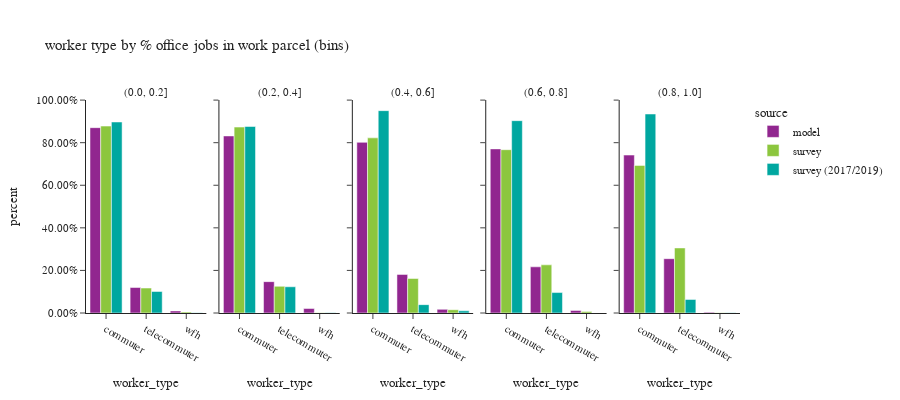

Source (notebook cell):
### Code cell
df_worker_count = workers.groupby(['source','% office jobs (bins)','worker_type'])['pdexpfac']. \
    sum().reset_index()
df_worker_count['percent'] = df_worker_count.groupby(['source','% office jobs (bins)'], group_keys=False)['pdexpfac']. \
    apply(lambda x: x / float(x.sum()))
df_worker_count = df_worker_count.loc[df_worker_count['% office jobs (bins)']!="no jobs"]

df_worker_count_ct = workers.groupby(['source','% office jobs (bins)','worker_type'])['pdexpfac'].count().reset_index(). \
    rename(columns={'pdexpfac':'sample count'})
df_worker_count = df_worker_count.merge(df_worker_count_ct, on=['source','% office jobs (bins)','worker_type']). \
    rename(columns={'pdexpfac':'total count'})

fig = px.bar(df_worker_count.sort_values(by=['source','% office jobs (bins)']), x='worker_type', y="percent",
             facet_col="% office jobs (bins)",color="source",hover_data=['sample count','total count'],
             barmode="group",
             title="worker type by % office jobs in work parcel (bins)")
fig.for_each_annotation(lambda a: a.update(text = a.text.split("=")[-1]))
fig.update_layout(height=400, width=900, font=dict(size=11))
fig.for_each_yaxis(lambda a: a.update(tickformat = ".2%"))
fig.update_xaxes(categoryorder='array', categoryarray= ['commuter','telecommuter','wfh'])
fig.show()

### Figure 1 — Plotly figure (JSON) as saved in the notebook; plotly's stock layout.template omitted (floating-point values rounded to 4 significant figures)
{"data": [{"alignmentgroup": "True", "customdata": [[833000.0, 833000.0], [114500.0, 114500.0], [9371.0, 9371.0]], "hovertemplate": "source=model<br>% office jobs (bins)=(0.0, 0.2]<br>worker_type=%{x}<br>percent=%{y}<br>sample count=%{customdata[0]}<br>total count=%{customdata[1]}<extra></extra>", "legendgroup": "model", "marker": {"color": "#91268F", "pattern": {"shape": ""}}, "name": "model", "offsetgroup": "model", "orientation": "v", "showlegend": true, "textposition": "auto", "type": "bar", "x": ["commuter", "telecommuter", "wfh"], "xaxis": "x", "y": [0.8705, 0.1197, 0.009792], "yaxis": "y"}, {"alignmentgroup": "True", "customdata": [[207300.0, 207300.0], [36730.0, 36730.0], [5230.0, 5230.0]], "hovertemplate": "source=model<br>% office jobs (bins)=(0.2, 0.4]<br>worker_type=%{x}<br>percent=%{y}<br>sample count=%{customdata[0]}<br>total count=%{customdata[1]}<extra></extra>", "legendgroup": "model", "marker": {"color": "#91268F", "pattern": {"shape": ""}}, "name": "model", "offsetgroup": "model", "orientation": "v", "showlegend": false, "textposition": "auto", "type": "bar", "x": ["commuter", "telecommuter", "wfh"], "xaxis": "x2", "y": [0.8317, 0.1474, 0.02098], "yaxis": "y2"}, {"alignmentgroup": "True", "customdata": [[133600.0, 133600.0], [30220.0, 30220.0], [2860.0, 2860.0]], "hovertemplate": "source=model<br>% office jobs (bins)=(0.4, 0.6]<br>worker_type=%{x}<br>percent=%{y}<br>sample count=%{customdata[0]}<br>total count=%{customdata[1]}<extra></extra>", "legendgroup": "model", "marker": {"color": "#91268F", "pattern": {"shape": ""}}, "name": "model", "offsetgroup": "model", "orientation": "v", "showlegend": false, "textposition": "auto", "type": "bar", "x": ["commuter", "telecommuter", "wfh"], "xaxis": "x3", "y": [0.8016, 0.1813, 0.01715], "yaxis": "y3"}, {"alignmentgroup": "True", "customdata": [[113600.0, 113600.0], [31960.0, 31960.0], [1800.0, 1800.0]], "hovertemplate": "source=model<br>% office jobs (bins)=(0.6, 0.8]<br>worker_type=%{x}<br>percent=%{y}<br>sample count=%{customdata[0]}<br>total count=%{customdata[1]}<extra></extra>", "legendgroup": "model", "marker": {"color": "#91268F", "pattern": {"shape": ""}}, "name": "model", "offsetgroup": "model", "orientation": "v", "showlegend": false, "textposition": "auto", "type": "bar", "x": ["commuter", "telecommuter", "wfh"], "xaxis": "x4", "y": [0.7709, 0.2169, 0.01221], "yaxis": "y4"}, {"alignmentgroup": "True", "customdata": [[172400.0, 172400.0], [59290.0, 59290.0], [714.0, 714.0]], "hovertemplate": "source=model<br>% office jobs (bins)=(0.8, 1.0]<br>worker_type=%{x}<br>percent=%{y}<br>sample count=%{customdata[0]}<br>total count=%{customdata[1]}<extra></extra>", "legendgroup": "model", "marker": {"color": "#91268F", "pattern": {"shape": ""}}, "name": "model", "offsetgroup": "model", "orientation": "v", "showlegend": false, "textposition": "auto", "type": "bar", "x": ["commuter", "telecommuter", "wfh"], "xaxis": "x5", "y": [0.7418, 0.2551, 0.003072], "yaxis": "y5"}, {"alignmentgroup": "True", "customdata": [[597.0, 416300.0], [155.0, 55570.0], [19.0, 2290.0]], "hovertemplate": "source=survey<br>% office jobs (bins)=(0.0, 0.2]<br>worker_type=%{x}<br>percent=%{y}<br>sample count=%{customdata[0]}<br>total count=%{customdata[1]}<extra></extra>", "legendgroup": "survey", "marker": {"color": "#8CC63E", "pattern": {"shape": ""}}, "name": "survey", "offsetgroup": "survey", "orientation": "v", "showlegend": true, "textposition": "auto", "type": "bar", "x": ["commuter", "telecommuter", "wfh"], "xaxis": "x", "y": [0.878, 0.1172, 0.00483], "yaxis": "y"}, {"alignmentgroup": "True", "customdata": [[258.0, 171300.0], [101.0, 24580.0], [8.0, 280.6]], "hovertemplate": "source=survey<br>% office jobs (bins)=(0.2, 0.4]<br>worker_type=%{x}<br>percent=%{y}<br>sample count=%{customdata[0]}<br>total count=%{customdata[1]}<extra></extra>", "legendgroup": "survey", "marker": {"color": "#8CC63E", "pattern": {"shape": ""}}, "name": "survey", "offsetgroup": "survey", "orientation": "v", "showlegend": false, "textposition": "auto", "type": "bar", "x": ["commuter", "telecommuter", "wfh"], "xaxis": "x2", "y": [0.8733, 0.1253, 0.00143], "yaxis": "y2"}, {"alignmentgroup": "True", "customdata": [[146.0, 61010.0], [62.0, 12010.0], [6.0, 1143.0]], "hovertemplate": "source=survey<br>% office jobs (bins)=(0.4, 0.6]<br>worker_type=%{x}<br>percent=%{y}<br>sample count=%{customdata[0]}<br>total count=%{customdata[1]}<extra></extra>", "legendgroup": "survey", "marker": {"color": "#8CC63E", "pattern": {"shape": ""}}, "name": "survey", "offsetgroup": "survey", "orientation": "v", "showlegend": false, "textposition": "auto", "type": "bar", "x": ["commuter", "telecommuter", "wfh"], "xaxis": "x3", "y": [0.8226, 0.1619, 0.01541], "yaxis": "y3"}, {"alignmentgroup": "True", "customdata": [[177.0, 54820.0], [110.0, 16160.0], [10.0, 482.4]], "hovertemplate": "source=survey<br>% office jobs (bins)=(0.6, 0.8]<br>worker_type=%{x}<br>percent=%{y}<br>sample count=%{customdata[0]}<br>total count=%{customdata[1]}<extra></extra>", "legendgroup": "survey", "marker": {"color": "#8CC63E", "pattern": {"shape": ""}}, "name": "survey", "offsetgroup": "survey", "orientation": "v", "showlegend": false, "textposition": "auto", "type": "bar", "x": ["commuter", "telecommuter", "wfh"], "xaxis": "x4", "y": [0.7671, 0.2262, 0.00675], "yaxis": "y4"}, {"alignmentgroup": "True", "customdata": [[294.0, 89770.0], [187.0, 39570.0], [4.0, 153.3]], "hovertemplate": "source=survey<br>% office jobs (bins)=(0.8, 1.0]<br>worker_type=%{x}<br>percent=%{y}<br>sample count=%{customdata[0]}<br>total count=%{customdata[1]}<extra></extra>", "legendgroup": "survey", "marker": {"color": "#8CC63E", "pattern": {"shape": ""}}, "name": "survey", "offsetgroup": "survey", "orientation": "v", "showlegend": false, "textposition": "auto", "type": "bar", "x": ["commuter", "telecommuter", "wfh"], "xaxis": "x5", "y": [0.6932, 0.3056, 0.001184], "yaxis": "y5"}, {"alignmentgroup": "True", "customdata": [[1446.0, 403800.0], [102.0, 45500.0], [14.0, 785.2]], "hovertemplate": "source=survey (2017/2019)<br>% office jobs (bins)=(0.0, 0.2]<br>worker_type=%{x}<br>percent=%{y}<br>sample count=%{customdata[0]}<br>total count=%{customdata[1]}<extra></extra>", "legendgroup": "survey (2017/2019)", "marker": {"color": "#00A7A0", "pattern": {"shape": ""}}, "name": "survey (2017/2019)", "offsetgroup": "survey (2017/2019)", "orientation": "v", "showlegend": true, "textposition": "auto", "type": "bar", "x": ["commuter", "telecommuter", "wfh"], "xaxis": "x", "y": [0.8972, 0.1011, 0.001744], "yaxis": "y"}, {"alignmentgroup": "True", "customdata": [[652.0, 182500.0], [55.0, 25670.0], [13.0, 151.2]], "hovertemplate": "source=survey (2017/2019)<br>% office jobs (bins)=(0.2, 0.4]<br>worker_type=%{x}<br>percent=%{y}<br>sample count=%{customdata[0]}<br>total count=%{customdata[1]}<extra></extra>", "legendgroup": "survey (2017/2019)", "marker": {"color": "#00A7A0", "pattern": {"shape": ""}}, "name": "survey (2017/2019)", "offsetgroup": "survey (2017/2019)", "orientation": "v", "showlegend": false, "textposition": "auto", "type": "bar", "x": ["commuter", "telecommuter", "wfh"], "xaxis": "x2", "y": [0.8761, 0.1232, 0.0007258], "yaxis": "y2"}, {"alignmentgroup": "True", "customdata": [[488.0, 66450.0], [27.0, 2745.0], [11.0, 719.1]], "hovertemplate": "source=survey (2017/2019)<br>% office jobs (bins)=(0.4, 0.6]<br>worker_type=%{x}<br>percent=%{y}<br>sample count=%{customdata[0]}<br>total count=%{customdata[1]}<extra></extra>", "legendgroup": "survey (2017/2019)", "marker": {"color": "#00A7A0", "pattern": {"shape": ""}}, "name": "survey (2017/2019)", "offsetgroup": "survey (2017/2019)", "orientation": "v", "showlegend": false, "textposition": "auto", "type": "bar", "x": ["commuter", "telecommuter", "wfh"], "xaxis": "x3", "y": [0.9505, 0.03926, 0.01029], "yaxis": "y3"}, {"alignmentgroup": "True", "customdata": [[675.0, 86130.0], [42.0, 9157.0], [9.0, 47.52]], "hovertemplate": "source=survey (2017/2019)<br>% office jobs (bins)=(0.6, 0.8]<br>worker_type=%{x}<br>percent=%{y}<br>sample count=%{customdata[0]}<br>total count=%{customdata[1]}<extra></extra>", "legendgroup": "survey (2017/2019)", "marker": {"color": "#00A7A0", "pattern": {"shape": ""}}, "name": "survey (2017/2019)", "offsetgroup": "survey (2017/2019)", "orientation": "v", "showlegend": false, "textposition": "auto", "type": "bar", "x": ["commuter", "telecommuter", "wfh"], "xaxis": "x4", "y": [0.9035, 0.09605, 0.0004985], "yaxis": "y4"}, {"alignmentgroup": "True", "customdata": [[1207.0, 160800.0], [69.0, 10950.0], [4.0, 272.2]], "hovertemplate": "source=survey (2017/2019)<br>% office jobs (bins)=(0.8, 1.0]<br>worker_type=%{x}<br>percent=%{y}<br>sample count=%{customdata[0]}<br>total count=%{customdata[1]}<extra></extra>", "legendgroup": "survey (2017/2019)", "marker": {"color": "#00A7A0", "pattern": {"shape": ""}}, "name": "survey (2017/2019)", "offsetgroup": "survey (2017/2019)", "orientation": "v", "showlegend": false, "textposition": "auto", "type": "bar", "x": ["commuter", "telecommuter", "wfh"], "xaxis": "x5", "y": [0.9347, 0.06369, 0.001583], "yaxis": "y5"}], "layout": {"annotations": [{"font": {}, "showarrow": false, "text": "(0.0, 0.2]", "x": 0.092, "xanchor": "center", "xref": "paper", "y": 1.0, "yanchor": "bottom", "yref": "paper"}, {"font": {}, "showarrow": false, "text": "(0.2, 0.4]", "x": 0.296, "xanchor": "center", "xref": "paper", "y": 1.0, "yanchor": "bottom", "yref": "paper"}, {"font": {}, "showarrow": false, "text": "(0.4, 0.6]", "x": 0.5, "xanchor": "center", "xref": "paper", "y": 1.0, "yanchor": "bottom", "yref": "paper"}, {"font": {}, "showarrow": false, "text": "(0.6, 0.8]", "x": 0.704, "xanchor": "center", "xref": "paper", "y": 1.0, "yanchor": "bottom", "yref": "paper"}, {"font": {}, "showarrow": false, "text": "(0.8, 1.0]", "x": 0.908, "xanchor": "center", "xref": "paper", "y": 1.0, "yanchor": "bottom", "yref": "paper"}], "barmode": "group", "font": {"size": 11}, "height": 400, "legend": {"title": {"text": "source"}, "tracegroupgap": 0}, "title": {"text": "worker type by % office jobs in work parcel (bins)"}, "width": 900, "xaxis": {"anchor": "y", "categoryarray": ["commuter", "telecommuter", "wfh"], "categoryorder": "array", "domain": [0.0, 0.184], "title": {"text": "worker_type"}}, "xaxis2": {"anchor": "y2", "categoryarray": ["commuter", "telecommuter", "wfh"], "categoryorder": "array", "domain": [0.204, 0.388], "matches": "x", "title": {"text": "worker_type"}}, "xaxis3": {"anchor": "y3", "categoryarray": ["commuter", "telecommuter", "wfh"], "categoryorder": "array", "domain": [0.408, 0.592], "matches": "x", "title": {"text": "worker_type"}}, "xaxis4": {"anchor": "y4", "categoryarray": ["commuter", "telecommuter", "wfh"], "categoryorder": "array", "domain": [0.612, 0.796], "matches": "x", "title": {"text": "worker_type"}}, "xaxis5": {"anchor": "y5", "categoryarray": ["commuter", "telecommuter", "wfh"], "categoryorder": "array", "domain": [0.816, 1.0], "matches": "x", "title": {"text": "worker_type"}}, "yaxis": {"anchor": "x", "domain": [0.0, 1.0], "tickformat": ".2%", "title": {"text": "percent"}}, "yaxis2": {"anchor": "x2", "domain": [0.0, 1.0], "matches": "y", "showticklabels": false, "tickformat": ".2%"}, "yaxis3": {"anchor": "x3", "domain": [0.0, 1.0], "matches": "y", "showticklabels": false, "tickformat": ".2%"}, "yaxis4": {"anchor": "x4", "domain": [0.0, 1.0], "matches": "y", "showticklabels": false, "tickformat": ".2%"}, "yaxis5": {"anchor": "x5", "domain": [0.0, 1.0], "matches": "y", "showticklabels": false, "tickformat": ".2%"}}}
